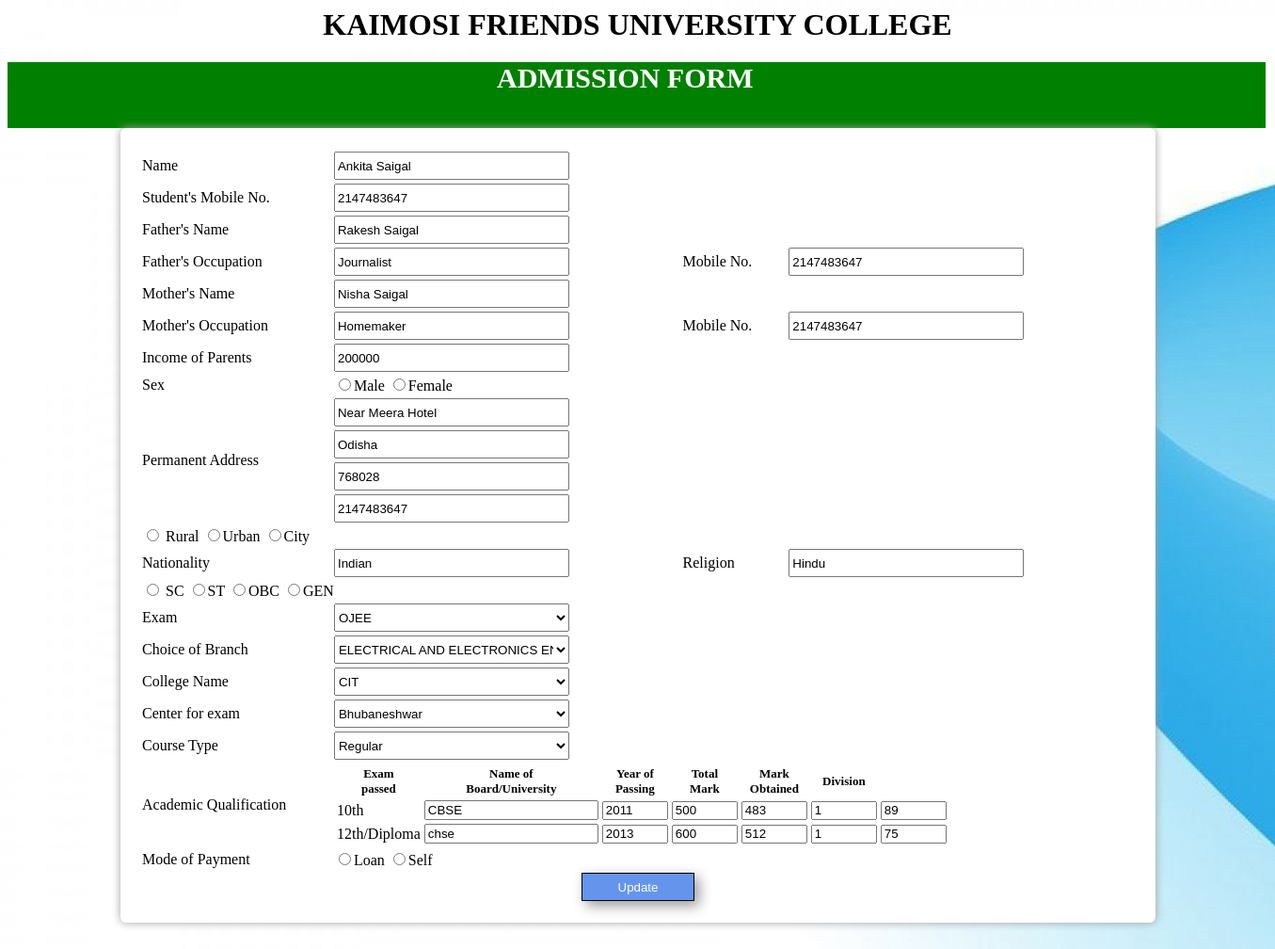
The app's page /editform.php (signed in) with its own data.
### tables this page shows
CREATE TABLE IF NOT EXISTS `t_user` (
  `s_detid` varchar(15) NOT NULL,
  `s_id` varchar(15) NOT NULL,
  `s_phn1` int(10) NOT NULL,
  `s_phn2` int(10) NOT NULL,
  `f_name` varchar(45) NOT NULL,
  `f_occ` varchar(45) NOT NULL,
  `f_phn` int(10) NOT NULL,
  `m_name` varchar(45) NOT NULL,
  `m_occ` varchar(45) NOT NULL,
  `m_phn` int(10) NOT NULL,
  `s_iop` int(10) NOT NULL,
  `s_sex` varchar(6) NOT NULL,
  `s_cadr` varchar(50) NOT NULL,
  `s_cst` varchar(20) NOT NULL,
  `s_cpin` int(6) NOT NULL,
  `s_cmob` int(10) NOT NULL,
  `s_padr` varchar(50) NOT NULL,
  `s_pst` varchar(20) NOT NULL,
  `s_ppin` int(6) NOT NULL,
  `s_pmob` int(10) NOT NULL,
  `s_ruc` varchar(10) NOT NULL,
  `s_natn` varchar(10) NOT NULL,
  `s_relg` varchar(10) DEFAULT NULL,
  `s_catg` varchar(3) NOT NULL,
  `s_mainsxam` varchar(20) NOT NULL,
  `s_mainsrank` varchar(10) NOT NULL,
  `s_mainsroll` varchar(20) NOT NULL,
  `s_mainsbrnch` varchar(45) NOT NULL,
  `s_branch` varchar(60) NOT NULL,
  `s_college` varchar(6) NOT NULL,
  `s_center` varchar(20) NOT NULL,
  `s_crtype` varchar(10) NOT NULL,
  `s_pcm` varchar(10) NOT NULL,
  `s_tenbrd` varchar(7) NOT NULL,
  `s_tenyop` varchar(4) NOT NULL,
  `s_tentotmark` varchar(4) NOT NULL,
  `s_tenmarkob` varchar(4) NOT NULL,
  `s_tendiv` varchar(4) NOT NULL,
  `s_tenprcmark` varchar(4) NOT NULL,
  `s_twlbrd` varchar(7) NOT NULL,
  `s_twlyop` varchar(4) NOT NULL,
  `s_twltotmark` varchar(4) NOT NULL,
  `s_twlmarkob` varchar(4) NOT NULL,
  `s_twldiv` varchar(4) NOT NULL,
  `s_twlprcmark` varchar(4) NOT NULL,
  `s_moi` varchar(8) NOT NULL,
  `s_pay` varchar(4) NOT NULL,
  PRIMARY KEY (`s_detid`),
  KEY `s_id` (`s_id`)
);

CREATE TABLE IF NOT EXISTS `t_user_data` (
  `s_id` varchar(10) NOT NULL,
  `s_pwd` varchar(15) NOT NULL,
  `s_dob` date DEFAULT NULL,
  `s_name` varchar(45) NOT NULL,
  `s_email` varchar(45) NOT NULL,
  `s_mob` varchar(10) DEFAULT NULL,
  `s_signupdate` datetime(6) NOT NULL,
  PRIMARY KEY (`s_id`)
);

### editform.php (the view, shortened to what this page needs)
<?php
    $con=mysqli_connect("localhost","root","","oas");
$q=mysqli_query($con,"select s_name from t_user_data where s_id='".$_SESSION['user']."'");
$n=  mysqli_fetch_assoc($q);
$stname= $n['s_name'];
?>
<html>
    <head>
        <link type="text/css" rel="stylesheet" href="css/admform.css"></link>
    </head>
     <body style="background-image:url('./images/inbg.jpg');">
        <form id="edform" action="editform.php" method="post">
            <div class="container-fluid">
                <h1><center>KAIMOSI FRIENDS UNIVERSITY COLLEGE</h1></center>
             </div>
            <div id="dmid" class="container-fluid">
                 <div class="row">
                    <div class="col-sm-12">
                        <font style="color:white; margin-left:520px; font-family: Verdana; width:100%; font-size:30px;">
                        <b>ADMISSION FORM</b> </font>
                      </div>
                 </div>
             </div>
            <table class="frmtbl">
                <?php
                    $result = mysqli_query($con,"SELECT * FROM t_user WHERE s_id='".$_SESSION['user']."'");
                            while($row = mysqli_fetch_array($result))
                              {
                ?>
                  <tr>
                      <td> <font style="font-family: Verdana;">Name </font> </td>
                    <td colspan="2"> <input type="text" id="unam" name="unam" value="<?php echo $stname;?>">
                  </tr>
                  <tr>
                    <td> <font style="font-family: Verdana;">Student's Mobile No.</font>  </td>
                    <td colspan="3"> <input type="text" id="uphn1" name="uphn1" value="<?php echo $row[2]  ?>">
                  <tr>
                    <td><font style="font-family: Verdana;"> Father's Name</font></td>
                    <td  colspan="3"> <input type="text" id="ufname" name="ufname" value="<?php echo $row[4]  ?>" > </td>
                   </tr>
                  <tr>
                    <td> <font style="font-family: Verdana;">Father's Occupation</font></td>
                    <td> <input type="text" id="ufocc" name="ufocc" value="<?php echo $row[5] ?>"> </td>
                    <td><font style="font-family: Verdana;"> Mobile No.</font></td>
                    <td> <input type="text" id="ufphn" name="ufphn" value="<?php echo $row[6] ?>"> </td>
                  </tr>
                <tr>
                    <td> <font style="font-family: Verdana;">Mother's Name</font> </td>
                    <td colspan="3"> <input type="text" id="umname" name="umname" value="<?php echo $row[7] ?>"></td>
                </tr>
                <tr>
                    <td> <font style="font-family: Verdana;">Mother's Occupation</font></td>
                    <td> <input type="text" id="umocc" name="umocc" value="<?php echo $row[8] ?>"> </td>
                     <td> <font style="font-family: Verdana;">Mobile No.</font></td>
                    <td> <input type="text" id="umphn" name="umphn" value="<?php echo $row[9] ?>"></td>
                </tr>
                <tr>
                    <td><font style="font-family: Verdana;"> Income of Parents </font>
                     <td  colspan="3"><input type="text" id="inc" name="inc" value="<?php echo $row[10] ?>"></td>
                </tr>
                <tr>
                    <td> <font style="font-family: Verdana;">Sex </font>
                    <td><input type="radio" id="gen" name="gen" value="Male"><font style="font-family: Verdana;">Male</font>
                     <input type="radio" id="gen" name="gen" value="Female"><font style="font-family: Verdana;">Female </font></td>
                </tr>
                            <tr>
                    <td> <font style="font-family: Verdana;">Permanent Address</font>
                    <td colspan="3"><input type="text" id="padr" name="padr" value="<?php echo $row[16] ?>" ><br>
                          <input type="text" id="past" name="past" value="<?php echo $row[17] ?>" style="margin-top: 4px;"><br>
                          <input type="text" id="papin" name="papin" value="<?php echo $row[18] ?>" style="margin-top: 4px;"><br>
                          <input type="text" id="pamob" name="pamob" value="<?php echo $row[19] ?>" style="margin-top: 4px;"><br>
                    </td>
                </tr>
                <tr>
                    <td colspan="4"><input type="radio" id="rur" name="rur" value="Rural"><font style="font-family: Verdana;">
                        Rural
                        <input type="radio" id="rur" name="rur" value="Urban"><font style="font-family: Verdana;">Urban</font>
                        <input type="radio" id="rur" name="rur" value="City"><font style="font-family: Verdana;">City</font></td>
                 </tr>
                <tr>
                    <td><font style="font-family: Verdana;"> Nationality</font>
                    <td><input type="text" id="natn" name="natn" value="<?php echo $row[21] ?>"></td>
                    <td><font style="font-family: Verdana;"> Religion</font>
                    <td><input type="text" id="relg" name="relg" value="<?php echo $row[22] ?>"></td>
                </tr>
                <tr>
                    <td colspan="4"><input type="radio" id="cat" name="cat" value="SC"><font style="font-family: Verdana;">
                        SC
                        <input type="radio" id="cat" name="cat" value="ST"><font style="font-family: Verdana;">ST</font>
                        <input type="radio" id="cat" name="cat" value="OBC"><font style="font-family: Verdana;">OBC</font>
                        <input type="radio" id="cat" name="cat" value="GEN"><font style="font-family: Verdana;">GEN</font></td>
                 </tr>
                 <tr>
                    <td><font style="font-family: Verdana;">Exam</font></td>
                    <td><select id="oaco" name="oaco" >
                            <option><?php echo $row[24] ?></option>
                        </select>
                    </td>
               <tr>
                    <td><font style="font-family: Verdana;">Choice of Branch</font></td>
                    <td><select id="brnc" name="brnc">
                         <option><?php echo $row[28] ?></option>
                         </select>
                     </td>
               </tr>
               <tr>
                     <td><font style="font-family: Verdana;">College Name</font></td>
                     <td><select id="col" name="col">
                         <option><?php echo $row[29] ?></option>
                         </select>
                     </td>
                </tr>
                <tr>
                     <td><font style="font-family: Verdana;">Center for exam</font></td>
                     <td><select id="cen" name="cen">
                         <option><?php echo $row[30] ?></option>
                         </select>
                     </td>
                </tr>
                <tr>
                     <td><font style="font-family: Verdana;">Course Type</font></td>
                     <td><select id="crsty" name="crsty">
                         <option><?php echo $row[31] ?></option>
                         </select>
                     </td>
                </tr>
               <tr>
                   <td><font style="font-family: Verdana;">Academic Qualification</font></td>
                   <td colspan="3">
                       <table class="table table-hover">
                           <thead>
                               <tr>
                                    <th><font style="font-family: Verdana;font-size: small">Exam</font> <br><font style="font-family: Verdana; font-size: small">passed</font></th>
                                    <th><font style="font-family: Verdana;font-size: small">Name of</font> <br><font style="font-family: Verdana;font-size: small">Board/University</font></th>
                                    <th><font style="font-family: Verdana;font-size: small">Year of</font> <br><font style="font-family: Verdana;font-size: small"> Passing</font></th>
                                    <th><font style="font-family: Verdana;font-size: small">Total</font><br><font style="font-family: Verdana;font-size: small"> Mark</font></th>
                                    <th><font style="font-family: Verdana;font-size: small">Mark</font> <br><font style="font-family: Verdana;font-size: small">Obtained</font></th>
                                    <th><font style="font-family: Verdana;font-size: small">Division</font></th>
                              </tr>
                           </thead>
                            <tbody>
                           <tr>
                               <td><?php echo "10th"; ?></td>
                               <td><input type="text" id="nob1" name="nob1" value="<?php echo $row[33] ?>"></td>
                               <td><input type="text" id="yop1" name="yop1" class="actab" value="<?php echo $row[34] ?>"></td>
                               <td><input type="text" id="tm1" name="tm1" class="actab" value="<?php echo $row[35] ?>"></td>
                               <td><input type="text" id="mo1" name="mo1" class="actab" value="<?php echo $row[36] ?>"></td>
                               <td><input type="text" id="divs1" name="divs1" class="actab" value="<?php echo $row[37] ?>"></td>
                               <td><input type="text" id="pom1" name="pom1" class="actab" value="<?php echo $row[38] ?>"></td>
                           </tr>
                           <tr>
                               <td><?php echo "12th/Diploma"; ?> </td>
                               <td><input type="text" id="nob2" name="nob2" value="<?php echo $row[39] ?>"></td>
                               <td><input type="text" id="yop2" name="yop2" class="actab" value="<?php echo $row[40] ?>"></td>
                               <td><input type="text" id="tm2" name="tm2" class="actab" value="<?php echo $row[41] ?>"></td>
                               <td><input type="text" id="mo2" name="mo2" class="actab" value="<?php echo $row[42] ?>"></td>
                               <td><input type="text" id="divs2" name="divs2" class="actab" value="<?php echo $row[43] ?>"></td>
                               <td><input type="text" id="pom2" name="pom2" class="actab" value="<?php echo $row[44] ?>"></td>
                           </tr>
                            </tbody>
                       </table>
                           <tr>
                               <td><font style="font-family: Verdana;">Mode of Payment</font></td>
                               <td colspan="3">
                                    <input type="radio" id="pay" name="pay" value="Loan"><font style="font-family: Verdana;">Loan</font>
                                    <input type="radio" id="pay" name="pay" value="Self"><font style="font-family: Verdana;">Self</font>
                               </td>
                           </tr>
                           <tr>
                                <td colspan="4">
                                   <center> <input type="submit" id="frmupdate" name="frmupdate" value="Update" ></center>
                                </td>
                           </tr>
                           <?php
                              }
                           ?>
                       </table>
            <br>
            <br>
                  </form>
            </body>
</html>

### css/admform.css (style rules this page uses)
#dmid { height:70px; width:1337px; background-color: green; }
.frmtbl { box-shadow: 0px 0px 10px #a0a0a0; margin-left:120px; width:1100px; border-color: #3399ff; border-radius: 6px; padding: 20px 20px 20px 20px; background-color: #ffffff; }
.actab { width:70px; height:20px; }
#unam { width:250px; height:30px; }
#uphn1 { width:250px; height:30px; }
#ufname { width:250px; height:30px; }
#ufocc { width:250px; height:30px; }
#ufphn { width:250px; height:30px; }
#umname { width:250px; height:30px; }
#umocc { width:250px; height:30px; }
#umphn { width:250px; height:30px; }
#inc { width:250px; height:30px; }
#padr { width:250px; height:30px; }
#past { width:250px; height:30px; }
#papin { width:250px; height:30px; }
#pamob { width:250px; height:30px; }
#natn { width:250px; height:30px; }
#relg { width:250px; height:30px; }
#oaco { width:250px; height:30px; }
#brnc { width:250px; height:30px; }
#col { width:250px; height:30px; }
#cen { width:250px; height:30px; }
#crsty { width:250px; height:30px; }
#frmupdate { width:120px; height: 30px; border-style: solid; border-width: 1px; background-color: cornflowerblue; color: white; box-shadow: 5px 5px 14px #999999; }

### records on screen
t_user: unam "Ankita Saigal", uphn1 "2147483647", ufname "Rakesh Saigal", ufocc "Journalist", ufphn "2147483647", umname "Nisha Saigal", umocc "Homemaker", umphn "2147483647", inc "200000", padr "Near Meera Hotel", past "Odisha", papin "768028", pamob "2147483647", natn "Indian", relg "Hindu", oaco "OJEE", brnc "ELECTRICAL AND ELECTRONICS ENG", col "CIT", cen "Bhubaneshwar", crsty "Regular", nob1 "CBSE", yop1 "2011", tm1 "500", mo1 "483", divs1 "1", pom1 "89", nob2 "chse", yop2 "2013", tm2 "600", mo2 "512", divs2 "1", pom2 "75"
